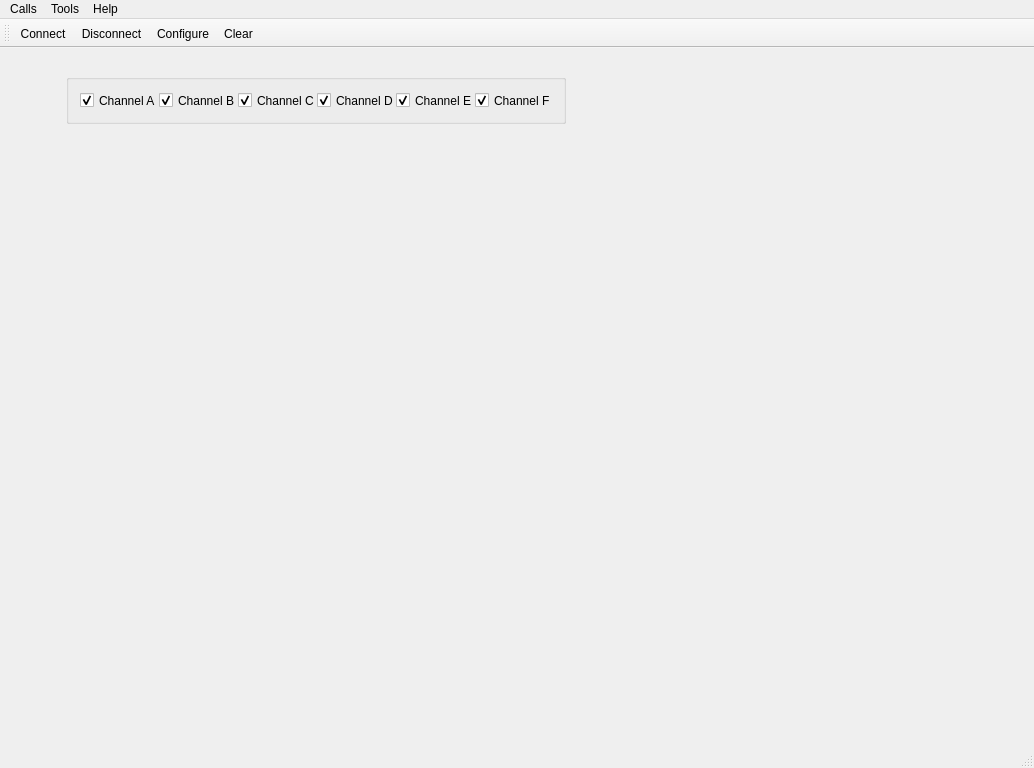
<?xml version="1.0" encoding="UTF-8"?>
<ui version="4.0">
 <class>MainWindow</class>
 <widget class="QMainWindow" name="MainWindow">
  <property name="geometry">
   <rect>
    <x>0</x>
    <y>0</y>
    <width>1034</width>
    <height>768</height>
   </rect>
  </property>
  <property name="mouseTracking">
   <bool>false</bool>
  </property>
  <property name="tabletTracking">
   <bool>false</bool>
  </property>
  <property name="windowTitle">
   <string>Терминат температуры</string>
  </property>
  <widget class="QWidget" name="centralWidget">
   <layout class="QVBoxLayout" name="verticalLayout">
    <item>
     <widget class="QCustomPlot" name="customPlot" native="true">
      <widget class="QGroupBox" name="horizontalGroupBox">
       <property name="enabled">
        <bool>true</bool>
       </property>
       <property name="geometry">
        <rect>
         <x>55</x>
         <y>15</y>
         <width>500</width>
         <height>50</height>
        </rect>
       </property>
       <property name="sizePolicy">
        <sizepolicy hsizetype="Fixed" vsizetype="Fixed">
         <horstretch>0</horstretch>
         <verstretch>0</verstretch>
        </sizepolicy>
       </property>
       <property name="alignment">
        <set>Qt::AlignLeading|Qt::AlignLeft|Qt::AlignTop</set>
       </property>
       <layout class="QHBoxLayout" name="horizontalLayout">
        <property name="spacing">
         <number>1</number>
        </property>
        <item>
         <widget class="QCheckBox" name="checkBoxChannelA">
          <property name="text">
           <string>Channel A</string>
          </property>
          <property name="checked">
           <bool>true</bool>
          </property>
         </widget>
        </item>
        <item>
         <widget class="QCheckBox" name="checkBoxChannelB">
          <property name="text">
           <string>Channel B</string>
          </property>
          <property name="checked">
           <bool>true</bool>
          </property>
         </widget>
        </item>
        <item>
         <widget class="QCheckBox" name="checkBoxChannelC">
          <property name="text">
           <string>Channel C</string>
          </property>
          <property name="checked">
           <bool>true</bool>
          </property>
         </widget>
        </item>
        <item>
         <widget class="QCheckBox" name="checkBoxChannelD">
          <property name="text">
           <string>Channel D</string>
          </property>
          <property name="checked">
           <bool>true</bool>
          </property>
         </widget>
        </item>
        <item>
         <widget class="QCheckBox" name="checkBoxChannelE">
          <property name="text">
           <string>Channel E</string>
          </property>
          <property name="checked">
           <bool>true</bool>
          </property>
         </widget>
        </item>
        <item>
         <widget class="QCheckBox" name="checkBoxChannelF">
          <property name="text">
           <string>Channel F</string>
          </property>
          <property name="checked">
           <bool>true</bool>
          </property>
         </widget>
        </item>
       </layout>
      </widget>
     </widget>
    </item>
   </layout>
  </widget>
  <widget class="QMenuBar" name="menuBar">
   <property name="geometry">
    <rect>
     <x>0</x>
     <y>0</y>
     <width>1034</width>
     <height>20</height>
    </rect>
   </property>
   <widget class="QMenu" name="menuCalls">
    <property name="title">
     <string>Calls</string>
    </property>
    <addaction name="actionConnect"/>
    <addaction name="actionDisconnect"/>
    <addaction name="separator"/>
    <addaction name="actionQuit"/>
   </widget>
   <widget class="QMenu" name="menuTools">
    <property name="title">
     <string>Tools</string>
    </property>
    <addaction name="actionConfigure"/>
    <addaction name="actionClear"/>
   </widget>
   <widget class="QMenu" name="menuHelp">
    <property name="title">
     <string>Help</string>
    </property>
    <addaction name="actionAbout"/>
    <addaction name="actionAboutQt"/>
   </widget>
   <addaction name="menuCalls"/>
   <addaction name="menuTools"/>
   <addaction name="menuHelp"/>
  </widget>
  <widget class="QToolBar" name="mainToolBar">
   <attribute name="toolBarArea">
    <enum>TopToolBarArea</enum>
   </attribute>
   <attribute name="toolBarBreak">
    <bool>false</bool>
   </attribute>
   <addaction name="actionConnect"/>
   <addaction name="actionDisconnect"/>
   <addaction name="actionConfigure"/>
   <addaction name="actionClear"/>
  </widget>
  <widget class="QStatusBar" name="statusBar"/>
  <action name="actionAbout">
   <property name="text">
    <string>&amp;About</string>
   </property>
   <property name="toolTip">
    <string>About program</string>
   </property>
   <property name="shortcut">
    <string>Alt+A</string>
   </property>
  </action>
  <action name="actionAboutQt">
   <property name="text">
    <string>About Qt</string>
   </property>
  </action>
  <action name="actionConnect">
   <property name="icon">
    <iconset resource="terminal.qrc">
     <normaloff>:/images/connect.png</normaloff>:/images/connect.png</iconset>
   </property>
   <property name="text">
    <string>C&amp;onnect</string>
   </property>
   <property name="toolTip">
    <string>Connect to serial port</string>
   </property>
   <property name="shortcut">
    <string>Ctrl+O</string>
   </property>
  </action>
  <action name="actionDisconnect">
   <property name="icon">
    <iconset resource="terminal.qrc">
     <normaloff>:/images/disconnect.png</normaloff>:/images/disconnect.png</iconset>
   </property>
   <property name="text">
    <string>&amp;Disconnect</string>
   </property>
   <property name="toolTip">
    <string>Disconnect from serial port</string>
   </property>
   <property name="shortcut">
    <string>Ctrl+D</string>
   </property>
  </action>
  <action name="actionConfigure">
   <property name="icon">
    <iconset resource="terminal.qrc">
     <normaloff>:/images/settings.png</normaloff>:/images/settings.png</iconset>
   </property>
   <property name="text">
    <string>&amp;Configure</string>
   </property>
   <property name="toolTip">
    <string>Configure serial port</string>
   </property>
   <property name="shortcut">
    <string>Alt+C</string>
   </property>
  </action>
  <action name="actionClear">
   <property name="icon">
    <iconset resource="terminal.qrc">
     <normaloff>:/images/clear.png</normaloff>:/images/clear.png</iconset>
   </property>
   <property name="text">
    <string>C&amp;lear</string>
   </property>
   <property name="toolTip">
    <string>Clear data</string>
   </property>
   <property name="shortcut">
    <string>Alt+L</string>
   </property>
   <property name="visible">
    <bool>true</bool>
   </property>
  </action>
  <action name="actionQuit">
   <property name="icon">
    <iconset resource="terminal.qrc">
     <normaloff>:/images/application-exit.png</normaloff>:/images/application-exit.png</iconset>
   </property>
   <property name="text">
    <string>&amp;Quit</string>
   </property>
   <property name="shortcut">
    <string>Ctrl+Q</string>
   </property>
  </action>
 </widget>
 <layoutdefault spacing="6" margin="11"/>
 <customwidgets>
  <customwidget>
   <class>QCustomPlot</class>
   <extends>QWidget</extends>
   <header>qcustomplot.h</header>
   <container>1</container>
  </customwidget>
 </customwidgets>
 <resources>
  <include location="terminal.qrc"/>
 </resources>
 <connections/>
</ui>
